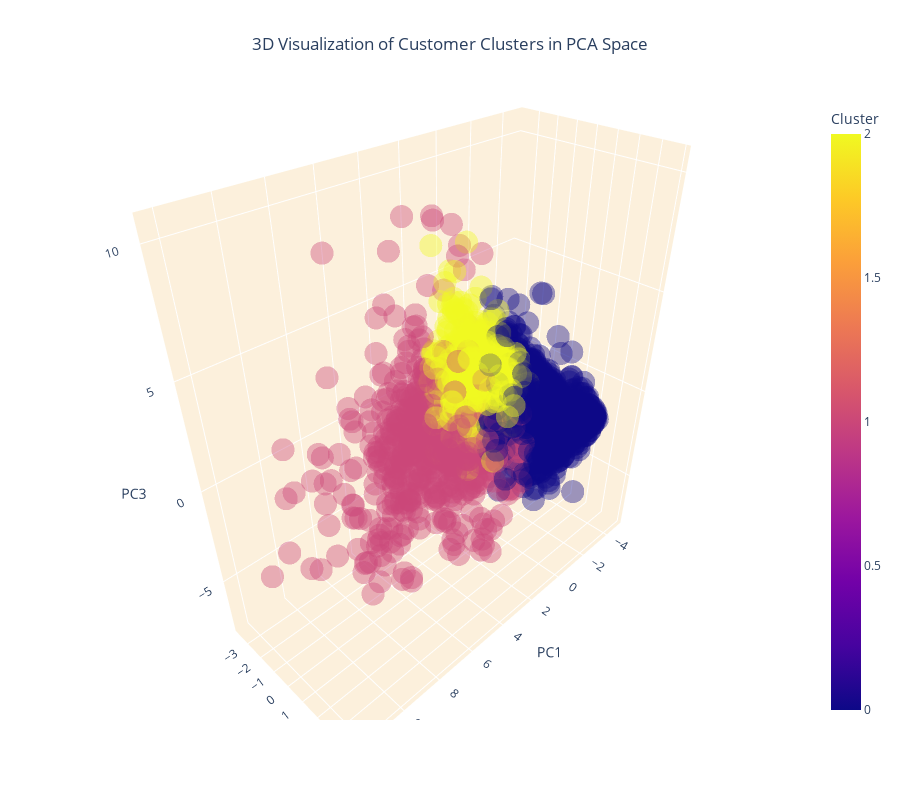

Notebook source saved alongside this figure:
### Markdown cell above
### 3D Visualization of Top PCs

### Code cell
import plotly.express as px
# Create a 3D scatter plot
fig = px.scatter_3d(customer_data_pca, x='PC1', y='PC2', z='PC3', color='cluster',
                    color_discrete_sequence=colors, opacity=0.4,
                    title='3D Visualization of Customer Clusters in PCA Space',
                    labels={'cluster': 'Cluster'},
                    width=900, height=800)

fig.update_layout(
    title=dict(text='3D Visualization of Customer Clusters in PCA Space', x=0.5),
    scene=dict(
        xaxis=dict(backgroundcolor="#fcf0dc", gridcolor='white', title='PC1'),
        yaxis=dict(backgroundcolor="#fcf0dc", gridcolor='white', title='PC2'),
        zaxis=dict(backgroundcolor="#fcf0dc", gridcolor='white', title='PC3'),
    ),
    width=900,
    height=800
)
fig.show()

### Figure 1 — Plotly figure (JSON) as saved in the notebook; plotly's stock layout.template omitted (floating-point values rounded to 4 significant figures; data arrays with more than 128 entries replaced by an {"elided": "..."} marker saying what was removed)
{"data": [{"hovertemplate": "PC1=%{x}<br>PC2=%{y}<br>PC3=%{z}<br>Cluster=%{marker.color}<extra></extra>", "legendgroup": "", "marker": {"color": {"elided": "4070 int values"}, "coloraxis": "coloraxis", "opacity": 0.4, "symbol": "circle"}, "mode": "markers", "name": "", "scene": "scene", "showlegend": false, "type": "scatter3d", "x": {"elided": "4070 float values"}, "y": {"elided": "4070 float values"}, "z": {"elided": "4070 float values"}}], "layout": {"coloraxis": {"colorbar": {"title": {"text": "Cluster"}}, "colorscale": [[0, "#0d0887"], [0.1111, "#46039f"], [0.2222, "#7201a8"], [0.3333, "#9c179e"], [0.4444, "#bd3786"], [0.5556, "#d8576b"], [0.6667, "#ed7953"], [0.7778, "#fb9f3a"], [0.8889, "#fdca26"], [1, "#f0f921"]]}, "height": 800, "legend": {"tracegroupgap": 0}, "scene": {"domain": {"x": [0, 1], "y": [0, 1]}, "xaxis": {"backgroundcolor": "#fcf0dc", "gridcolor": "white", "title": {"text": "PC1"}}, "yaxis": {"backgroundcolor": "#fcf0dc", "gridcolor": "white", "title": {"text": "PC2"}}, "zaxis": {"backgroundcolor": "#fcf0dc", "gridcolor": "white", "title": {"text": "PC3"}}}, "title": {"text": "3D Visualization of Customer Clusters in PCA Space", "x": 0.5}, "width": 900}}
